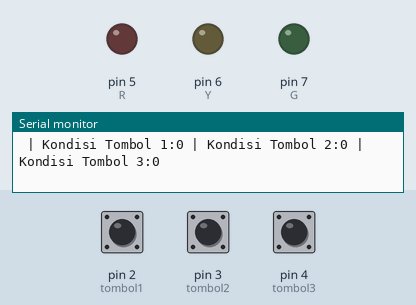
Simulated run of this sketch. Board: Arduino Uno, built with avr-gcc and run on an emulated ATmega328P. Parts: output pins drawn as LEDs (lit = HIGH), the last lines printed to the serial monitor. The test bench sets the inputs (shaded band); at power-on: pin 2 (tombol1) LOW, pin 3 (tombol2) LOW, pin 4 (tombol3) LOW.

Above: at 1.2 s.
1.3 s: pin 2 (tombol1) pulled HIGH for 0.15 s
At 1.48 s:
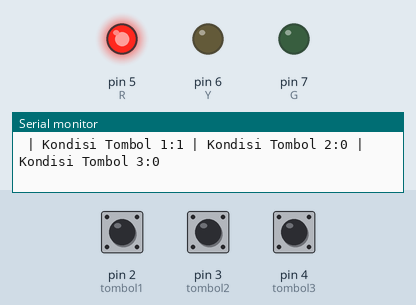
3.0 s: pin 3 (tombol2) pulled HIGH for 0.15 s
At 3.17 s:
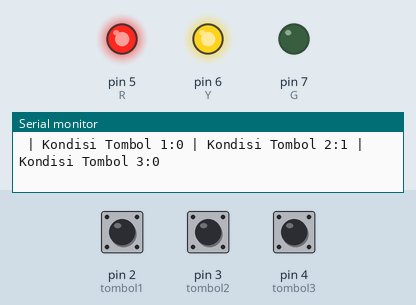
4.7 s: pin 4 (tombol3) pulled HIGH for 0.15 s
At 4.86 s:
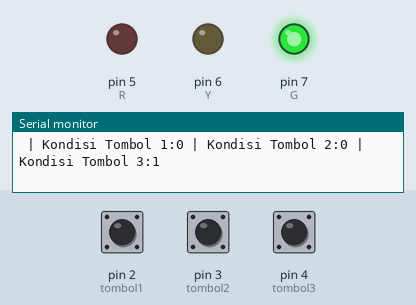
6.4 s: pin 4 (tombol3) pulled HIGH for 3.2 s
At 10.6 s:
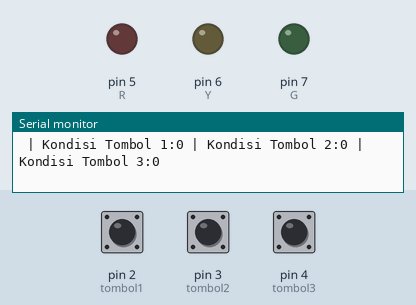
12.6 s: pin 2 (tombol1) pulled HIGH for 3.2 s
At 13.1 s:
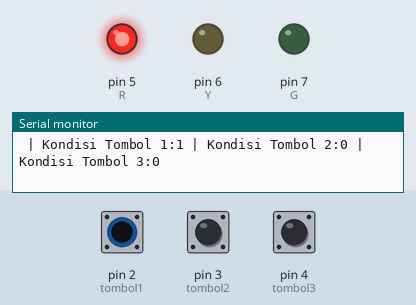
18.8 s: pin 2 (tombol1) driven HIGH and pin 4 (tombol3) driven HIGH
At 19.8 s:
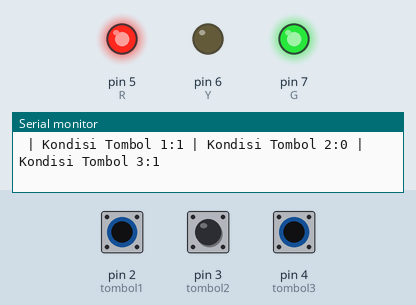
Timing chart, 0 to 21.4 s (numbered marks = the images above; inputs shaded):
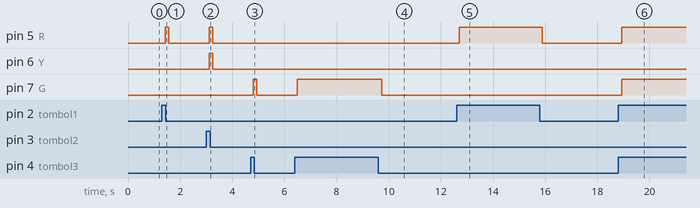

The sketch:

1_button_3_LED_C3.ino
```cpp
// Inisialisasi
int tombol1=2;
int tombol2=3;
int tombol3=4;
int R=5;
int Y=6;
int G=7;

void setup() {
  Serial.begin(9600);
  pinMode(tombol1,INPUT);
  pinMode(tombol2,INPUT);
  pinMode(tombol3,INPUT);
  pinMode(R,OUTPUT);
  pinMode(Y,OUTPUT);
  pinMode(G,OUTPUT);
}

void loop() {
  //Baca Data
  int bacaTombol1=digitalRead(tombol1);
  int bacaTombol2=digitalRead(tombol2);
  int bacaTombol3=digitalRead(tombol3);

  //Print Serial
  Serial.print(" | Kondisi Tombol 1:"); Serial.print(bacaTombol1);
  Serial.print(" | Kondisi Tombol 2:"); Serial.print(bacaTombol2);
  Serial.print(" | Kondisi Tombol 3:"); Serial.print(bacaTombol3);
  Serial.println();

  //Logic
  //Logic 1
  if(bacaTombol1==1 or bacaTombol2==1){
    digitalWrite(R,HIGH);
  }else{
    digitalWrite(R,LOW);
  }

  //Logic 2
  if(bacaTombol2==1){
    digitalWrite(Y,HIGH);
  }else{
    digitalWrite(Y,LOW);
  }

  //Logic 3
  if(bacaTombol3==1){
    digitalWrite(G,HIGH);
  }else{
    digitalWrite(G,LOW);
  }
}
```

Measured:
- after the input at 1.3 s, pin 5 (R): LOW → HIGH after 0.12 s, → LOW 0.14 s later
- after the input at 3.0 s, pin 5 (R), pin 6 (Y): LOW → HIGH after 0.11 s, → LOW 0.14 s later
- after the input at 4.7 s, pin 7 (G): LOW → HIGH after 0.10 s, → LOW 0.14 s later
- after the input at 6.4 s, pin 7 (G): LOW → HIGH after 0.09 s, → LOW 3.2 s later
- after the input at 12.6 s, pin 5 (R): LOW → HIGH after 0.11 s, → LOW 3.2 s later
- after the input at 18.8 s, pin 5 (R), pin 7 (G): LOW → HIGH after 0.13 s
